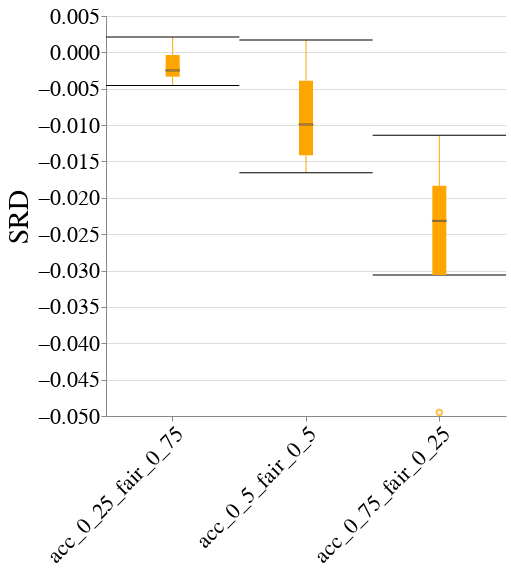

Write notebook code for a chart like this one.
### Code cell
create_box_plot_per_dataset_and_case_study(to_plot=best_lp_metrics_per_exp_config_df,
                                           exp_name=EXP_NAME,
                                           dataset_name=DATASET_NAME,
                                           case_study_name=CASE_STUDY_NAME,
                                           metric_name="Selection_Rate_Difference",
                                           group="SEX")

### Figure 1 — Vega-Lite specification as saved in the notebook (floating-point values rounded to 4 significant figures)
{"config": {"view": {"continuousWidth": 400, "continuousHeight": 300, "stroke": null}, "axis": {"labelFontSize": 22, "labelFontWeight": "normal", "titleFontSize": 28, "titleFontWeight": "normal"}, "title": {"fontSize": 28}}, "data": {"name": "data-1b9d56eb79a87a4ae7cbf694a156643e"}, "mark": {"type": "boxplot", "color": "orange", "median": {"stroke": "black", "strokeWidth": 0.7}, "ticks": true}, "encoding": {"x": {"axis": {"labelAngle": -45, "labelLimit": 500}, "field": "exp_config_name", "title": null, "type": "nominal"}, "y": {"field": "disparity_metric_value", "scale": {"zero": false}, "title": "SRD", "type": "quantitative"}}, "height": 400, "width": 400, "$schema": "https://vega.github.io/schema/vega-lite/v4.17.0.json", "datasets": {"data-1b9d56eb79a87a4ae7cbf694a156643e": [{"exp_config_name": "acc_0_25_fair_0_75", "run_num": 1, "logical_pipeline_uuid": "Tm9uZSZOT19GQUlSTkVTU19JTlRFUlZFTlRJT04mZ2FuZGFsZl9jbGY=", "physical_pipeline_uuid": "958a42d4-ae13-4272-ac55-7a7a43adb079", "compound_pp_quality": 0.9037, "metric": "Selection_Rate_Difference", "model_name": "gandalf_clf", "runtime_in_mins": 7.398, "dataset_name": "folk_pubcov", "logical_pipeline_name": "None&NO_FAIRNESS_INTERVENTION&gandalf_clf", "null_imputer_name": "None", "fairness_intervention_name": "NO_FAIRNESS_INTERVENTION", "RAC1P_dis": 0.4202, "RAC1P_priv": 0.3143, "SEX&RAC1P_dis": 0.4456, "SEX&RAC1P_priv": 0.3314, "SEX_dis": 0.3536, "SEX_priv": 0.3561, "overall": 0.3547, "disparity_metric_value": -0.002486}, {"exp_config_name": "acc_0_25_fair_0_75", "run_num": 2, "logical_pipeline_uuid": "Tm9uZSZOT19GQUlSTkVTU19JTlRFUlZFTlRJT04mcmZfY2xm", "physical_pipeline_uuid": "71864487-2932-4202-b020-9da6a608e99a", "compound_pp_quality": 0.9003, "metric": "Selection_Rate_Difference", "model_name": "rf_clf", "runtime_in_mins": 0.04963, "dataset_name": "folk_pubcov", "logical_pipeline_name": "None&NO_FAIRNESS_INTERVENTION&rf_clf", "null_imputer_name": "None", "fairness_intervention_name": "NO_FAIRNESS_INTERVENTION", "RAC1P_dis": 0.4028, "RAC1P_priv": 0.3066, "SEX&RAC1P_dis": 0.4212, "SEX&RAC1P_priv": 0.3222, "SEX_dis": 0.3404, "SEX_priv": 0.345, "overall": 0.3424, "disparity_metric_value": -0.004562}, {"exp_config_name": "acc_0_25_fair_0_75", "run_num": 3, "logical_pipeline_uuid": "Tm9uZSZOT19GQUlSTkVTU19JTlRFUlZFTlRJT04mZ2FuZGFsZl9jbGY=", "physical_pipeline_uuid": "ce1b8b63-3c48-45d8-8125-bd9908a4900b", "compound_pp_quality": 0.9069, "metric": "Selection_Rate_Difference", "model_name": "gandalf_clf", "runtime_in_mins": 12.04, "dataset_name": "folk_pubcov", "logical_pipeline_name": "None&NO_FAIRNESS_INTERVENTION&gandalf_clf", "null_imputer_name": "None", "fairness_intervention_name": "NO_FAIRNESS_INTERVENTION", "RAC1P_dis": 0.419, "RAC1P_priv": 0.303, "SEX&RAC1P_dis": 0.4404, "SEX&RAC1P_priv": 0.3226, "SEX_dis": 0.3487, "SEX_priv": 0.3466, "overall": 0.3478, "disparity_metric_value": 0.002095}, {"exp_config_name": "acc_0_25_fair_0_75", "run_num": 4, "logical_pipeline_uuid": "Tm9uZSZOT19GQUlSTkVTU19JTlRFUlZFTlRJT04mZ2FuZGFsZl9jbGY=", "physical_pipeline_uuid": "eac4cda9-7e20-40fa-a54f-d43347287293", "compound_pp_quality": 0.9003, "metric": "Selection_Rate_Difference", "model_name": "gandalf_clf", "runtime_in_mins": 16.79, "dataset_name": "folk_pubcov", "logical_pipeline_name": "None&NO_FAIRNESS_INTERVENTION&gandalf_clf", "null_imputer_name": "None", "fairness_intervention_name": "NO_FAIRNESS_INTERVENTION", "RAC1P_dis": 0.3475, "RAC1P_priv": 0.2784, "SEX&RAC1P_dis": 0.3719, "SEX&RAC1P_priv": 0.2865, "SEX_dis": 0.3029, "SEX_priv": 0.3062, "overall": 0.3043, "disparity_metric_value": -0.003344}, {"exp_config_name": "acc_0_25_fair_0_75", "run_num": 5, "logical_pipeline_uuid": "Tm9uZSZOT19GQUlSTkVTU19JTlRFUlZFTlRJT04mZ2FuZGFsZl9jbGY=", "physical_pipeline_uuid": "e7f4d3df-3543-4479-9e26-a243c1f93bc9", "compound_pp_quality": 0.8996, "metric": "Selection_Rate_Difference", "model_name": "gandalf_clf", "runtime_in_mins": 10.61, "dataset_name": "folk_pubcov", "logical_pipeline_name": "None&NO_FAIRNESS_INTERVENTION&gandalf_clf", "null_imputer_name": "None", "fairness_intervention_name": "NO_FAIRNESS_INTERVENTION", "RAC1P_dis": 0.3726, "RAC1P_priv": 0.2665, "SEX&RAC1P_dis": 0.394, "SEX&RAC1P_priv": 0.2832, "SEX_dis": 0.3054, "SEX_priv": 0.3058, "overall": 0.3056, "disparity_metric_value": -0.0003631}, {"exp_config_name": "acc_0_5_fair_0_5", "run_num": 1, "logical_pipeline_uuid": "Tm9uZSZOT19GQUlSTkVTU19JTlRFUlZFTlRJT04mZ2FuZGFsZl9jbGY=", "physical_pipeline_uuid": "76cf8f4b-42d2-4828-a382-2a6c20514a6a", "compound_pp_quality": 0.8099, "metric": "Selection_Rate_Difference", "model_name": "gandalf_clf", "runtime_in_mins": 6.951, "dataset_name": "folk_pubcov", "logical_pipeline_name": "None&NO_FAIRNESS_INTERVENTION&gandalf_clf", "null_imputer_name": "None", "fairness_intervention_name": "NO_FAIRNESS_INTERVENTION", "RAC1P_dis": 0.4225, "RAC1P_priv": 0.3141, "SEX&RAC1P_dis": 0.4471, "SEX&RAC1P_priv": 0.332, "SEX_dis": 0.3538, "SEX_priv": 0.3577, "overall": 0.3555, "disparity_metric_value": -0.003895}, {"exp_config_name": "acc_0_5_fair_0_5", "run_num": 2, "logical_pipeline_uuid": "Tm9uZSZOT19GQUlSTkVTU19JTlRFUlZFTlRJT04mbGdibV9jbGY=", "physical_pipeline_uuid": "c9ee8c82-7b34-4c91-afbc-77d176354226", "compound_pp_quality": 0.8061, "metric": "Selection_Rate_Difference", "model_name": "lgbm_clf", "runtime_in_mins": 0.01599, "dataset_name": "folk_pubcov", "logical_pipeline_name": "None&NO_FAIRNESS_INTERVENTION&lgbm_clf", "null_imputer_name": "None", "fairness_intervention_name": "NO_FAIRNESS_INTERVENTION", "RAC1P_dis": 0.3738, "RAC1P_priv": 0.271, "SEX&RAC1P_dis": 0.3814, "SEX&RAC1P_priv": 0.2907, "SEX_dis": 0.303, "SEX_priv": 0.3171, "overall": 0.3092, "disparity_metric_value": -0.01415}, {"exp_config_name": "acc_0_5_fair_0_5", "run_num": 3, "logical_pipeline_uuid": "Tm9uZSZOT19GQUlSTkVTU19JTlRFUlZFTlRJT04mZ2FuZGFsZl9jbGY=", "physical_pipeline_uuid": "40d036dc-f339-49e6-96e2-8663f56b899b", "compound_pp_quality": 0.8165, "metric": "Selection_Rate_Difference", "model_name": "gandalf_clf", "runtime_in_mins": 11.57, "dataset_name": "folk_pubcov", "logical_pipeline_name": "None&NO_FAIRNESS_INTERVENTION&gandalf_clf", "null_imputer_name": "None", "fairness_intervention_name": "NO_FAIRNESS_INTERVENTION", "RAC1P_dis": 0.4224, "RAC1P_priv": 0.3058, "SEX&RAC1P_dis": 0.4418, "SEX&RAC1P_priv": 0.326, "SEX_dis": 0.3515, "SEX_priv": 0.3498, "overall": 0.3508, "disparity_metric_value": 0.001699}, {"exp_config_name": "acc_0_5_fair_0_5", "run_num": 4, "logical_pipeline_uuid": "Tm9uZSZOT19GQUlSTkVTU19JTlRFUlZFTlRJT04mZ2FuZGFsZl9jbGY=", "physical_pipeline_uuid": "73df4398-3da6-4142-9186-4b8aa8b8768b", "compound_pp_quality": 0.8098, "metric": "Selection_Rate_Difference", "model_name": "gandalf_clf", "runtime_in_mins": 15.61, "dataset_name": "folk_pubcov", "logical_pipeline_name": "None&NO_FAIRNESS_INTERVENTION&gandalf_clf", "null_imputer_name": "None", "fairness_intervention_name": "NO_FAIRNESS_INTERVENTION", "RAC1P_dis": 0.408, "RAC1P_priv": 0.3141, "SEX&RAC1P_dis": 0.4272, "SEX&RAC1P_priv": 0.3288, "SEX_dis": 0.3421, "SEX_priv": 0.3587, "overall": 0.3493, "disparity_metric_value": -0.01655}, {"exp_config_name": "acc_0_5_fair_0_5", "run_num": 5, "logical_pipeline_uuid": "Tm9uZSZOT19GQUlSTkVTU19JTlRFUlZFTlRJT04mZ2FuZGFsZl9jbGY=", "physical_pipeline_uuid": "62462e31-ce70-492f-aea5-6e2a7a34b420", "compound_pp_quality": 0.8179, "metric": "Selection_Rate_Difference", "model_name": "gandalf_clf", "runtime_in_mins": 12.73, "dataset_name": "folk_pubcov", "logical_pipeline_name": "None&NO_FAIRNESS_INTERVENTION&gandalf_clf", "null_imputer_name": "None", "fairness_intervention_name": "NO_FAIRNESS_INTERVENTION", "RAC1P_dis": 0.4623, "RAC1P_priv": 0.3344, "SEX&RAC1P_dis": 0.4755, "SEX&RAC1P_priv": 0.3578, "SEX_dis": 0.3773, "SEX_priv": 0.3872, "overall": 0.3816, "disparity_metric_value": -0.009919}, {"exp_config_name": "acc_0_75_fair_0_25", "run_num": 1, "logical_pipeline_uuid": "Tm9uZSZOT19GQUlSTkVTU19JTlRFUlZFTlRJT04mZ2FuZGFsZl9jbGY=", "physical_pipeline_uuid": "29b1f677-8500-4f01-82b9-e83f900f3a3d", "compound_pp_quality": 0.7218, "metric": "Selection_Rate_Difference", "model_name": "gandalf_clf", "runtime_in_mins": 7.219, "dataset_name": "folk_pubcov", "logical_pipeline_name": "None&NO_FAIRNESS_INTERVENTION&gandalf_clf", "null_imputer_name": "None", "fairness_intervention_name": "NO_FAIRNESS_INTERVENTION", "RAC1P_dis": 0.4653, "RAC1P_priv": 0.3316, "SEX&RAC1P_dis": 0.478, "SEX&RAC1P_priv": 0.3581, "SEX_dis": 0.3724, "SEX_priv": 0.3956, "overall": 0.3826, "disparity_metric_value": -0.02317}, {"exp_config_name": "acc_0_75_fair_0_25", "run_num": 2, "logical_pipeline_uuid": "Tm9uZSZOT19GQUlSTkVTU19JTlRFUlZFTlRJT04mZ2FuZGFsZl9jbGY=", "physical_pipeline_uuid": "d4af35ab-b5ca-436a-9ab2-e6aa79af6e9f", "compound_pp_quality": 0.7275, "metric": "Selection_Rate_Difference", "model_name": "gandalf_clf", "runtime_in_mins": 13.37, "dataset_name": "folk_pubcov", "logical_pipeline_name": "None&NO_FAIRNESS_INTERVENTION&gandalf_clf", "null_imputer_name": "None", "fairness_intervention_name": "NO_FAIRNESS_INTERVENTION", "RAC1P_dis": 0.4929, "RAC1P_priv": 0.3471, "SEX&RAC1P_dis": 0.4786, "SEX&RAC1P_priv": 0.3815, "SEX_dis": 0.3796, "SEX_priv": 0.4291, "overall": 0.4013, "disparity_metric_value": -0.04951}, {"exp_config_name": "acc_0_75_fair_0_25", "run_num": 3, "logical_pipeline_uuid": "Tm9uZSZOT19GQUlSTkVTU19JTlRFUlZFTlRJT04mZ2FuZGFsZl9jbGY=", "physical_pipeline_uuid": "3e79a58b-44c9-45a2-8dc6-5725535f4bd7", "compound_pp_quality": 0.7264, "metric": "Selection_Rate_Difference", "model_name": "gandalf_clf", "runtime_in_mins": 14.21, "dataset_name": "folk_pubcov", "logical_pipeline_name": "None&NO_FAIRNESS_INTERVENTION&gandalf_clf", "null_imputer_name": "None", "fairness_intervention_name": "NO_FAIRNESS_INTERVENTION", "RAC1P_dis": 0.4263, "RAC1P_priv": 0.3224, "SEX&RAC1P_dis": 0.4334, "SEX&RAC1P_priv": 0.3432, "SEX_dis": 0.3575, "SEX_priv": 0.369, "overall": 0.3625, "disparity_metric_value": -0.01141}, {"exp_config_name": "acc_0_75_fair_0_25", "run_num": 4, "logical_pipeline_uuid": "Tm9uZSZOT19GQUlSTkVTU19JTlRFUlZFTlRJT04mZ2FuZGFsZl9jbGY=", "physical_pipeline_uuid": "8e2b1ba1-d1b0-4c89-bc8d-d7db1997ff3e", "compound_pp_quality": 0.7321, "metric": "Selection_Rate_Difference", "model_name": "gandalf_clf", "runtime_in_mins": 10.33, "dataset_name": "folk_pubcov", "logical_pipeline_name": "None&NO_FAIRNESS_INTERVENTION&gandalf_clf", "null_imputer_name": "None", "fairness_intervention_name": "NO_FAIRNESS_INTERVENTION", "RAC1P_dis": 0.4664, "RAC1P_priv": 0.3403, "SEX&RAC1P_dis": 0.4873, "SEX&RAC1P_priv": 0.3614, "SEX_dis": 0.3797, "SEX_priv": 0.398, "overall": 0.3876, "disparity_metric_value": -0.01834}, {"exp_config_name": "acc_0_75_fair_0_25", "run_num": 5, "logical_pipeline_uuid": "Tm9uZSZOT19GQUlSTkVTU19JTlRFUlZFTlRJT04mZ2FuZGFsZl9jbGY=", "physical_pipeline_uuid": "68bd4be6-838e-4843-929f-0d7464c89b53", "compound_pp_quality": 0.7306, "metric": "Selection_Rate_Difference", "model_name": "gandalf_clf", "runtime_in_mins": 10.66, "dataset_name": "folk_pubcov", "logical_pipeline_name": "None&NO_FAIRNESS_INTERVENTION&gandalf_clf", "null_imputer_name": "None", "fairness_intervention_name": "NO_FAIRNESS_INTERVENTION", "RAC1P_dis": 0.4759, "RAC1P_priv": 0.3284, "SEX&RAC1P_dis": 0.481, "SEX&RAC1P_priv": 0.3579, "SEX_dis": 0.3696, "SEX_priv": 0.4002, "overall": 0.3828, "disparity_metric_value": -0.03062}]}}
